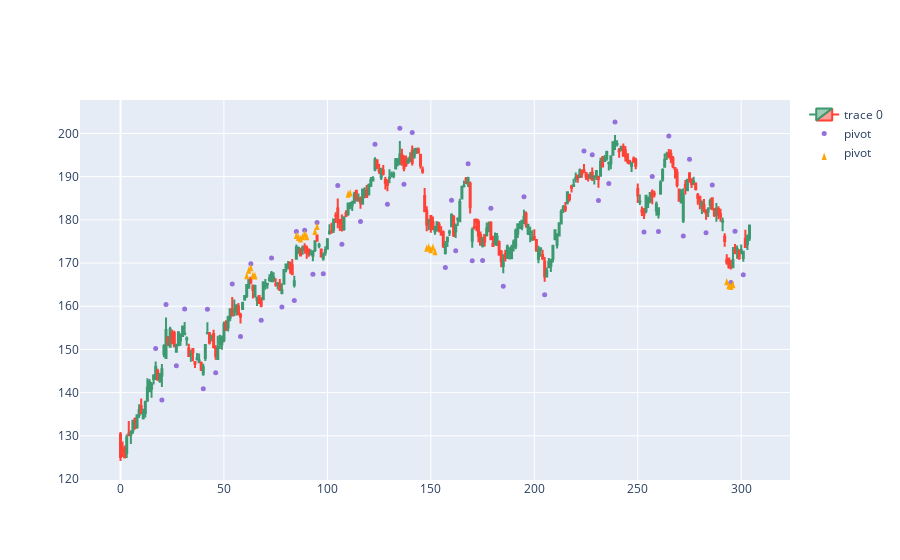

This figure's notebook cell:
### Code cell
fig = go.Figure(data=[go.Candlestick(x=df.index,
                open=df['Open'],
                high=df['High'],
                low=df['Low'],
                close=df['Close'])])

fig.add_scatter(x=df.index, y=df['pointpos'], mode="markers",
                marker=dict(size=5, color="MediumPurple", symbol='circle'),
                name="pivot")
fig.add_scatter(x=df.index, y=df['pointpos_pattern'], mode="markers",
                marker=dict(size=8, color="orange", symbol='arrow'),
                name="pivot")
fig.update_layout(xaxis_rangeslider_visible=False)

fig.show()

### Figure 1 — Plotly figure (JSON) as saved in the notebook; plotly's stock layout.template omitted (floating-point values rounded to 4 significant figures; data arrays with more than 128 entries replaced by an {"elided": "..."} marker saying what was removed)
{"data": [{"close": {"elided": "305 float values"}, "high": {"elided": "305 float values"}, "low": {"elided": "305 float values"}, "open": {"elided": "305 float values"}, "type": "candlestick", "x": {"elided": "305 int values"}}, {"marker": {"color": "MediumPurple", "size": 5, "symbol": "circle"}, "mode": "markers", "name": "pivot", "type": "scatter", "x": {"elided": "305 int values"}, "y": {"elided": "305 float values"}}, {"marker": {"color": "orange", "size": 8, "symbol": "arrow"}, "mode": "markers", "name": "pivot", "type": "scatter", "x": {"elided": "305 int values"}, "y": {"elided": "305 float values"}}], "layout": {"xaxis": {"rangeslider": {"visible": false}}}}
